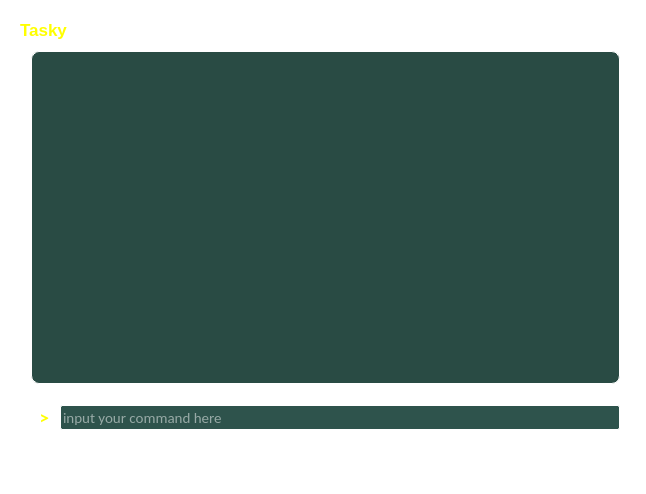
<?xml version="1.0" encoding="UTF-8"?>
<ui version="4.0">
 <class>TaskyDesignClass</class>
 <widget class="QMainWindow" name="TaskyDesignClass">
  <property name="geometry">
   <rect>
    <x>0</x>
    <y>0</y>
    <width>646</width>
    <height>494</height>
   </rect>
  </property>
  <property name="sizePolicy">
   <sizepolicy hsizetype="Fixed" vsizetype="Fixed">
    <horstretch>0</horstretch>
    <verstretch>0</verstretch>
   </sizepolicy>
  </property>
  <property name="minimumSize">
   <size>
    <width>580</width>
    <height>430</height>
   </size>
  </property>
  <property name="maximumSize">
   <size>
    <width>900</width>
    <height>700</height>
   </size>
  </property>
  <property name="windowTitle">
   <string>Tasky</string>
  </property>
  <property name="windowIcon">
   <iconset resource="taskydesign.qrc">
    <normaloff>:/new/prefix1/logo.ico</normaloff>:/new/prefix1/logo.ico</iconset>
  </property>
  <property name="styleSheet">
   <string notr="true">QMainWindow#TaskyDesignClass{
background-color: transparent; 
padding: 0px 0px 5px 0px;
}</string>
  </property>
  <widget class="QWidget" name="MainPart">
   <property name="sizePolicy">
    <sizepolicy hsizetype="Fixed" vsizetype="Fixed">
     <horstretch>0</horstretch>
     <verstretch>0</verstretch>
    </sizepolicy>
   </property>
   <property name="minimumSize">
    <size>
     <width>580</width>
     <height>375</height>
    </size>
   </property>
   <property name="maximumSize">
    <size>
     <width>650</width>
     <height>495</height>
    </size>
   </property>
   <property name="styleSheet">
    <string notr="true">QWidget#MainPart{
	background-image: url(:/new/prefix1/Resources/background_main.png);
    backgrund-position: bottom left;
}</string>
   </property>
   <widget class="QWidget" name="layoutWidget">
    <property name="geometry">
     <rect>
      <x>20</x>
      <y>40</y>
      <width>611</width>
      <height>401</height>
     </rect>
    </property>
    <layout class="QVBoxLayout" name="VerticalLayout">
     <item>
      <widget class="QTextEdit" name="DisplayPanel">
       <property name="font">
        <font>
         <family>Segoe UI</family>
         <pointsize>10</pointsize>
        </font>
       </property>
       <property name="toolTip">
        <string>DisplayPanel</string>
       </property>
       <property name="autoFillBackground">
        <bool>false</bool>
       </property>
       <property name="styleSheet">
        <string notr="true">QTextEdit#DisplayPanel{
	background-color: #294B44;
    border-radius: 8px;
    border: 1px solid white;
    color: #FFFFFF;
    padding: 10px 10px 0px 5px;
}
QTextEdit#DisplatPanel:hover{
    background-color: black;
}
QTextEdit#DisplayPanel QScrollBar:vertical{
    background-color: #233333;
    width: 5px;
}
QTextEdit#DisplayPanel QScrollBar::handle:vertical{
   height:200px;
   background-color: #2E334C;
}
QTextEdit#DisplayPanel QScrollBar:horizontal{
    background-color: #233333;
    width: 5px;
}
QTextEdit#DisplayPanel QScrollBar::handle:horizontal{
   background-color: #2E334C;
}
</string>
       </property>
       <property name="frameShape">
        <enum>QFrame::Box</enum>
       </property>
       <property name="frameShadow">
        <enum>QFrame::Sunken</enum>
       </property>
       <property name="verticalScrollBarPolicy">
        <enum>Qt::ScrollBarAsNeeded</enum>
       </property>
       <property name="horizontalScrollBarPolicy">
        <enum>Qt::ScrollBarAsNeeded</enum>
       </property>
       <property name="readOnly">
        <bool>true</bool>
       </property>
       <property name="html">
        <string>&lt;!DOCTYPE HTML PUBLIC &quot;-//W3C//DTD HTML 4.0//EN&quot; &quot;http://www.w3.org/TR/REC-html40/strict.dtd&quot;&gt;
&lt;html&gt;&lt;head&gt;&lt;meta name=&quot;qrichtext&quot; content=&quot;1&quot; /&gt;&lt;style type=&quot;text/css&quot;&gt;
p, li { white-space: pre-wrap; }
&lt;/style&gt;&lt;/head&gt;&lt;body style=&quot; font-family:'Segoe UI'; font-size:10pt; font-weight:400; font-style:normal;&quot;&gt;
&lt;p style=&quot;-qt-paragraph-type:empty; margin-top:0px; margin-bottom:0px; margin-left:0px; margin-right:0px; -qt-block-indent:0; text-indent:0px; font-size:8pt;&quot;&gt;&lt;br /&gt;&lt;/p&gt;&lt;/body&gt;&lt;/html&gt;</string>
       </property>
      </widget>
     </item>
     <item>
      <layout class="QHBoxLayout" name="HorizontalLayout">
       <property name="topMargin">
        <number>15</number>
       </property>
       <item>
        <widget class="QLabel" name="InputLabel">
         <property name="font">
          <font>
           <family>Calibri</family>
           <pointsize>14</pointsize>
           <weight>75</weight>
           <bold>true</bold>
          </font>
         </property>
         <property name="styleSheet">
          <string notr="true">color: #FFFF00;
border: 0px solid white;</string>
         </property>
         <property name="text">
          <string>  &gt; </string>
         </property>
        </widget>
       </item>
       <item>
        <widget class="QLineEdit" name="InputBox">
         <property name="sizePolicy">
          <sizepolicy hsizetype="Expanding" vsizetype="Preferred">
           <horstretch>0</horstretch>
           <verstretch>0</verstretch>
          </sizepolicy>
         </property>
         <property name="minimumSize">
          <size>
           <width>400</width>
           <height>25</height>
          </size>
         </property>
         <property name="maximumSize">
          <size>
           <width>16777215</width>
           <height>30</height>
          </size>
         </property>
         <property name="font">
          <font>
           <family>Calibri</family>
           <pointsize>11</pointsize>
          </font>
         </property>
         <property name="toolTip">
          <string>InputBox</string>
         </property>
         <property name="styleSheet">
          <string notr="true">QLineEdit#InputBox{
color: #FFFFFF;
border: 1px solid #FFFFFF;
border-radius: 2px;
background-color: #2E534C;
}</string>
         </property>
         <property name="placeholderText">
          <string>input your command here</string>
         </property>
         <property name="cursorMoveStyle">
          <enum>Qt::VisualMoveStyle</enum>
         </property>
        </widget>
       </item>
      </layout>
     </item>
    </layout>
   </widget>
   <widget class="QToolButton" name="CloseButton">
    <property name="geometry">
     <rect>
      <x>600</x>
      <y>10</y>
      <width>31</width>
      <height>31</height>
     </rect>
    </property>
    <property name="focusPolicy">
     <enum>Qt::NoFocus</enum>
    </property>
    <property name="toolTip">
     <string>Close</string>
    </property>
    <property name="styleSheet">
     <string notr="true">QToolButton#CloseButton{	
    border-style:flat;
	background-image: url(:/new/prefix1/Resources/button_close.png);
}
QToolButton#CloseButton:hover{
    border-style:flat;
	background-image: url(:/new/prefix1/Resources/button_close.png);
}
</string>
    </property>
    <property name="text">
     <string/>
    </property>
    <property name="icon">
     <iconset resource="taskydesign.qrc">
      <normaloff>:/new/prefix1/Resources/button_close50.png</normaloff>:/new/prefix1/Resources/button_close50.png</iconset>
    </property>
    <property name="iconSize">
     <size>
      <width>25</width>
      <height>25</height>
     </size>
    </property>
    <property name="toolButtonStyle">
     <enum>Qt::ToolButtonFollowStyle</enum>
    </property>
   </widget>
   <widget class="QToolButton" name="MinimizeButton">
    <property name="geometry">
     <rect>
      <x>570</x>
      <y>10</y>
      <width>31</width>
      <height>31</height>
     </rect>
    </property>
    <property name="focusPolicy">
     <enum>Qt::NoFocus</enum>
    </property>
    <property name="toolTip">
     <string>Hide</string>
    </property>
    <property name="styleSheet">
     <string notr="true">QToolButton#MinimizeButton{
    border-style: flat;
	background-image: url(:/new/prefix1/Resources/button_minimize50.png);
}
QToolButton#MinimizeButton:hover{
    border-style: flat;
	background-image: url(:/new/prefix1/Resources/button_minimize.png);
}</string>
    </property>
    <property name="text">
     <string/>
    </property>
    <property name="icon">
     <iconset resource="taskydesign.qrc">
      <normaloff>:/new/prefix1/Resources/button_minimize.png</normaloff>:/new/prefix1/Resources/button_minimize.png</iconset>
    </property>
    <property name="iconSize">
     <size>
      <width>25</width>
      <height>25</height>
     </size>
    </property>
   </widget>
   <widget class="QLabel" name="StatusBar">
    <property name="geometry">
     <rect>
      <x>20</x>
      <y>450</y>
      <width>611</width>
      <height>41</height>
     </rect>
    </property>
    <property name="sizePolicy">
     <sizepolicy hsizetype="Fixed" vsizetype="Fixed">
      <horstretch>0</horstretch>
      <verstretch>0</verstretch>
     </sizepolicy>
    </property>
    <property name="font">
     <font>
      <pointsize>11</pointsize>
      <weight>75</weight>
      <bold>true</bold>
     </font>
    </property>
    <property name="toolTip">
     <string>StatusBar</string>
    </property>
    <property name="text">
     <string/>
    </property>
   </widget>
   <widget class="QLabel" name="Tasky">
    <property name="geometry">
     <rect>
      <x>20</x>
      <y>20</y>
      <width>51</width>
      <height>20</height>
     </rect>
    </property>
    <property name="font">
     <font>
      <pointsize>13</pointsize>
      <weight>75</weight>
      <bold>true</bold>
     </font>
    </property>
    <property name="styleSheet">
     <string notr="true">QLabel#Tasky{
    color: yellow;
}</string>
    </property>
    <property name="text">
     <string>Tasky</string>
    </property>
   </widget>
  </widget>
 </widget>
 <layoutdefault spacing="6" margin="11"/>
 <tabstops>
  <tabstop>InputBox</tabstop>
  <tabstop>DisplayPanel</tabstop>
 </tabstops>
 <resources>
  <include location="taskydesign.qrc"/>
 </resources>
 <connections/>
</ui>
